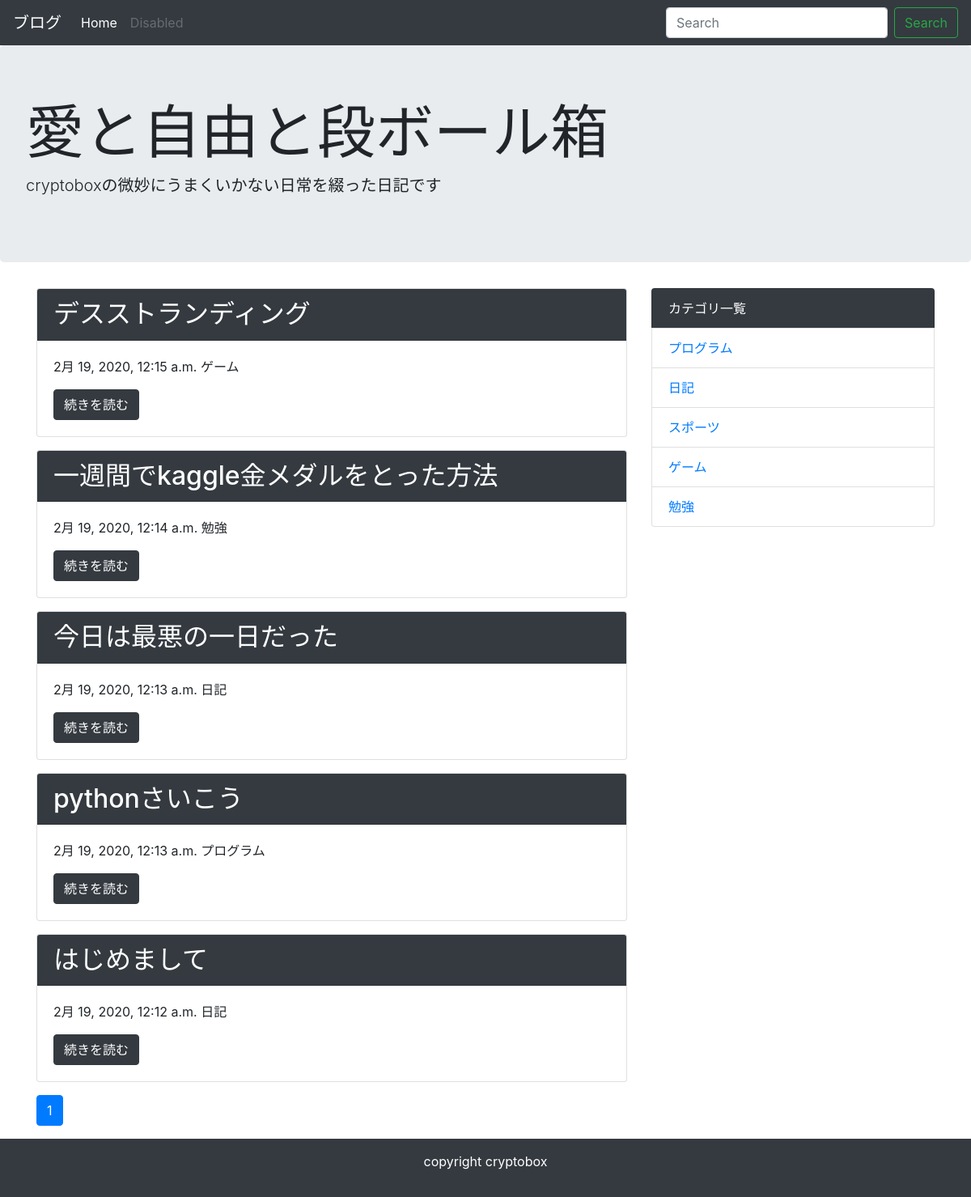
The page / on the database its author committed.
### blog/models.py (models this page shows, shortened)
class Post(models.Model):
    title = models.CharField('タイトル', max_length=64)
    text = models.TextField('本文')
    created_at = models.DateTimeField('作成日', default=timezone.now)
    category = models.ForeignKey(Category, verbose_name='カテゴリ', on_delete=models.PROTECT)

class Category(models.Model):
    name = models.CharField('カテゴリ名', max_length=255)
    created_at = models.DateTimeField('作成日', default=timezone.now)
    def __str__(self):
        return self.name

### blog/views.py (the view)
# urls.py: path('', views.IndexView.as_view(), name='index'),
class IndexView(generic.ListView):
    model = Post
    paginate_by = 10
    def get_queryset(self):
        queryset = Post.objects.order_by('-created_at') # 昇順の場合-を付けない
        keyword = self.request.GET.get('keyword')
        if keyword:
            queryset = queryset.filter(
                Q(title__icontains=keyword) | Q(text__icontains=keyword)
            )
        return queryset

### blog/context_processors.py (called while the page is built)
def common(request):
    context = {
        'category_list': Category.objects.all(),
    }
    return context

### blog/templatetags/mytag.py (called while the page is built)
@register.simple_tag
def url_replace(request, field, value):
    url_dict = request.GET.copy()
    url_dict[field] = value
    return url_dict.urlencode()

### blog/templates/blog/post_list.html
{% extends 'blog/base.html' %}
{% block content %}
{% for post in post_list %}
 <div class="card mb-3">
  <h2 class="card-header bg-dark text-white">{{ post.title }}</h2>
   <div class="card-body">
     <p>{{ post.created_at }} {{ post.category }}</p>
     <a href="{% url 'blog:detail' post.pk %}" class="btn btn-dark">続きを読む</a>
   </div>
 </div>
{% endfor %}
{% include 'blog/page.html' %}
{% endblock %}

### blog/templates/blog/base.html (shortened to what this page needs)
<!doctype html>
<html lang="ja">
  <head>
    <link rel="stylesheet" href="https://maxcdn.bootstrapcdn.com/bootstrap/4.0.0-beta.2/css/bootstrap.min.css">
  </head>
  <body>
    <nav class="navbar navbar-expand-lg navbar-dark bg-dark">
      <a class="navbar-brand" href="#">ブログ</a>
      <div class="collapse navbar-collapse" id="navbarSupportedContent">
        <ul class="navbar-nav mr-auto">
          <li class="nav-item active">
            <a class="nav-link" href="{% url 'blog:index' %}">Home <span class="sr-only">(current)</span></a>
          </li>
          <li class="nav-item">
            <a class="nav-link disabled" href="#">Disabled</a>
          </li>
        </ul>
        <form class="form-inline my-2 my-lg-0" method="GET" action="{% url 'blog:index' %}">
          <input class="form-control mr-sm-2" type="text" placeholder="Search" aria-label="Search" name="keyword">
          <button class="btn btn-outline-success my-2 my-sm-0" type="submit">Search</button>
        </form>
      </div>
    </nav>
    <div class="jumbotron">
      <h1 class="display-3">愛と自由と段ボール箱</h1>
      <p class="lead">cryptoboxの微妙にうまくいかない日常を綴った日記です</p>
    </div>
    <div class="container">
      <div class="row">
        <div class="col-md-8">
          {% block content %}
          {% endblock %}
        </div>
        <div class="col-md-4">
          <ul class="list-group">
            <li class="list-group-item bg-dark text-white">カテゴリ一覧</li>
            {% for category in category_list %}
            <li class="list-group-item"><a href="{% url 'blog:category' category.pk %}">{{ category }}</a></li>
            {% endfor %}
          </ul>
        </div>
      </div>
    </div>
    <footer class="bg-dark text-white text-center py-3">
      <p>copyright cryptobox</p>
    </footer>
  </body>
</html>

### rows shown on the page
Post: title "デスストランディング", created_at "2月 19, 2020, 12:15 a.m.", category "ゲーム"
Post: title "一週間でkaggle金メダルをとった方法", created_at "2月 19, 2020, 12:14 a.m.", category "勉強"
Post: title "今日は最悪の一日だった", created_at "2月 19, 2020, 12:13 a.m.", category "日記"
Post: title "pythonさいこう", created_at "2月 19, 2020, 12:13 a.m.", category "プログラム"
Post: title "はじめまして", created_at "2月 19, 2020, 12:12 a.m.", category "日記"
Category: name "プログラム"
Category: name "日記"
Category: name "スポーツ"
Category: name "ゲーム"
Category: name "勉強"

### other values the page prints
{{ link_page }} "1"
